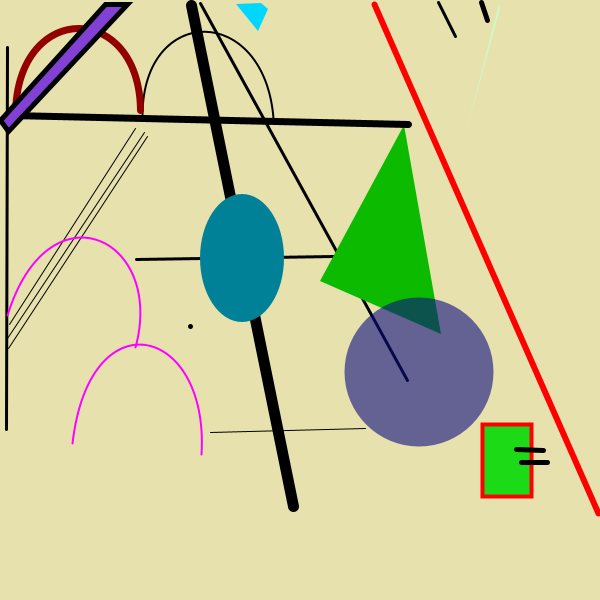
Frame 1 (no input)
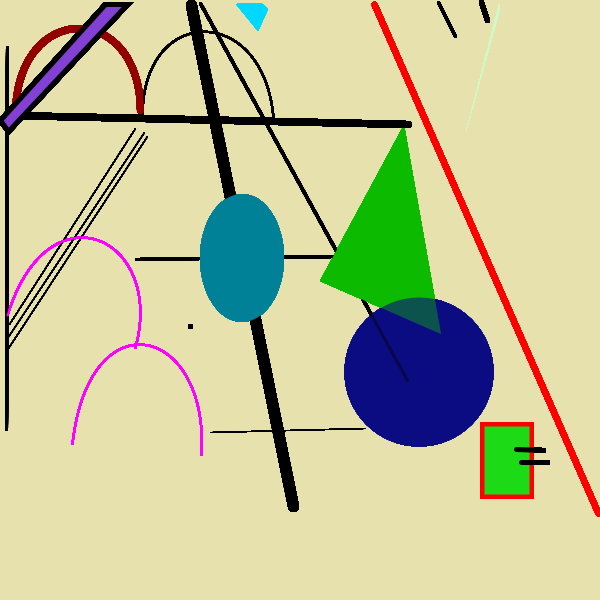
Frame 60 (the mouse pressed at the canvas centre just before this capture)
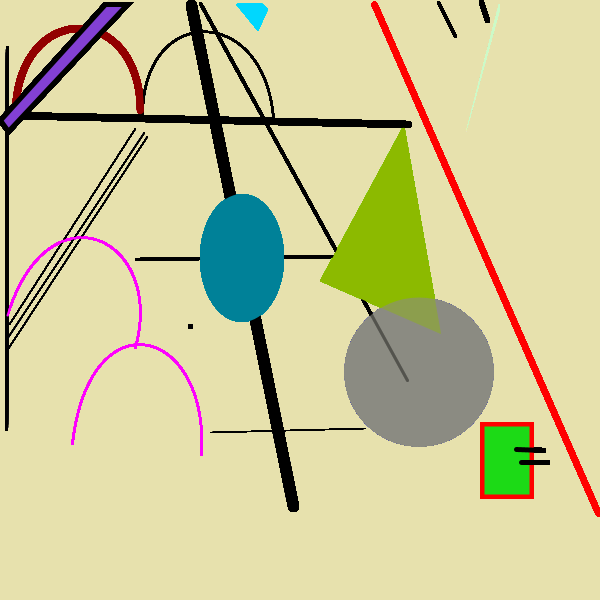
Frame 120 (the mouse held since frame 60 and released just before this capture)

The Processing sketch that drew these frames (run headless with seeded random() and noise(); from frame 60 on, the mouse is pressed at the canvas centre):

// Processing sketch: processing_141093
// ── processing_141093.pde

/*
Konkuk University
SOS iDesign

Name: kim ye ean <<------ Write your full name here!
ID: Your ID ye ean<<--------- Write your ID here!

*/

PImage img;

void setup(){
size (600, 600);
// noLoop();
smooth();
colorMode (RGB, 600);
background(545.2, 531.1, 408.9);
 // put the image in the same folder as the processing file
}

void draw(){
println(mouseX + " : " + mouseY);
// here you add your code with all shapes and colors.

//line
stroke(0, 0, 0);
strokeWeight(3);
line(200, 3, 407, 380);
line(136, 259, 334, 256);
strokeWeight(1);
line(210, 432, 365, 428);
strokeWeight(1);
line(135, 128, 9, 324);
line(8, 348, 147, 136);
line(144, 132, 7, 338);
strokeWeight(11);
line(191, 5, 293, 506);
noStroke();
fill(481.1, 589.85, 472.35);
triangle(500, 9, 499, 4, 466, 132);
stroke(0, 0, 0);
strokeWeight(3);
line(7, 47, 6, 429);
line(438, 2, 455, 36);
strokeWeight(5);
line(481, 2, 487, 20);

stroke(600, 0, 0);
strokeWeight(6);
line(374, 4, 598, 513);
noStroke();
fill(mouseX+30, 439.45, 0);
triangle(404, 125, 320, 281, 441, 334);
fill(mouseX+30, mouseY+30, 305.5, 359.55);
ellipse(419, 372, 149, 149);

//rect
stroke(600, 0, 0);
strokeWeight(4);
fill(68,515,52);
rectMode(CENTER);
rect(507, 460, 49, 72);
stroke(0, 0, 0);
strokeWeight(5);
line(543, 450, 516, 449);
line(547, 462, 521, 462);
strokeWeight(7);
line(10, 115, 408, 124);

//bezier
noFill();
stroke(600, 0, 600);
strokeWeight(2);
bezier(72, 443, 89, 295, 209, 325, 201, 454);
bezier(7, 315, 48, 182, 165, 237, 135, 347);
stroke(0, 0, 0);
bezier(142, 114, 143, 3, 264, 3, 273, 118);
stroke(345, 0, 0);
strokeWeight(7);
bezier(15, 114, 16, 0, 139, 0, 140, 110);

//quad
fill(308.8,152.75,500.95);
stroke(0, 0, 0);
strokeWeight(5);
quad(0, 120, 8, 131, 127, 4, 105, 4);
noStroke();
fill(0, 507.6, 599.25);
quad(236, 4, 258, 31, 268, 9, 261, 3);

//ellipse
noStroke();
fill(0,305.5,359.55);
ellipse(242, 258, 84, 128);
stroke(0, 0, 0);
strokeWeight(5);

//point
point(190, 326);

//


}
